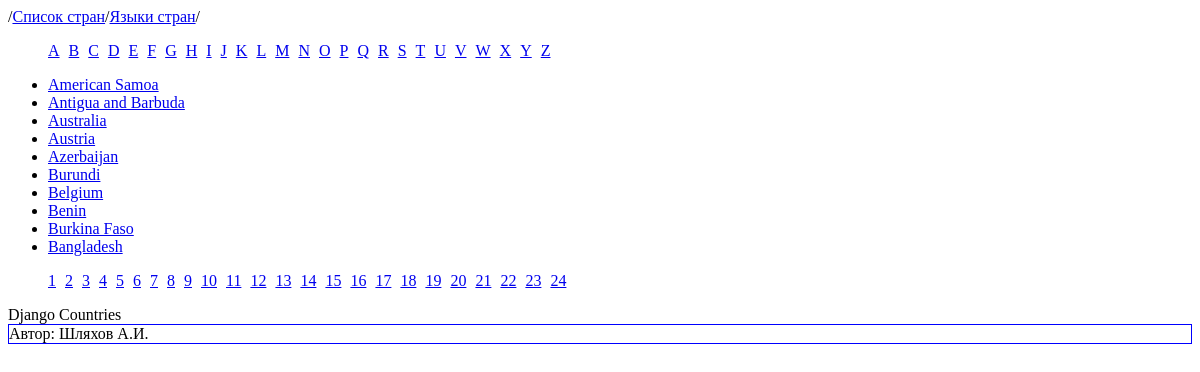
The app's page /countries-list/?page=2 with its own data.
### MainApp/models.py (models this page shows)
class Country(models.Model):
    country = models.CharField(max_length=100)
    languages = models.CharField(max_length=200)

### MainApp/views.py (the view)
# urls.py: path('countries-list/', views.countries_list_page, name='countries-list'),
def countries_list_page(request):
    countries = [country.country for country in Country.objects.all()]
    paginator = Paginator(countries, 10)
    page_number = request.GET.get('page')
    page_obj = paginator.get_page(page_number)
    context = {
        "countries": countries,
        "alfabet": ascii_uppercase,
        'page_obj': page_obj,
    }
    return render(request, "countries_list_page.html", context)

### templates/countries_list_page.html (shortened to what this page needs)
{% extends "base_countries_page.html" %}

### templates/base_countries_page.html (shortened to what this page needs)
<!DOCTYPE html>
<html lang="en">
<head>
</head>
<body>
<nav class="menu">
    /<a href="{% url 'countries-list' %}">Список стран</a>/<a href="{% url 'languages-list' %}">Языки стран</a>/
</nav>
<ul class="alfabet">
{% for char in alfabet %}
    <li><a href="/countries-list/alfabet/countries-that-start-with-{{ char }}">{{ char }}</a></li>
{% endfor %}
</ul>
<ul>
{% for country in page_obj %}
    <li><a href="/countries-list/{{ country }}">{{ country }}</a></li>
{% endfor %}
</ul>
<nav>
    <ul class="paginator">
        {% if page_obj.paginator.page_range|length > 1 %}
            {% for p in page_obj.paginator.page_range %}
            <li>
                <a href="?page={{ p }}">{{ p }}</a>
            </li>
            {% endfor %}
        {% endif %}
    </ul>
</nav>
<header>
    Django Countries
</header>
<footer>
    Автор: Шляхов А.И.
</footer>
</body>
</html>

### records on screen
Country: page_obj "American Samoa"
Country: page_obj "Antigua and Barbuda"
Country: page_obj "Australia"
Country: page_obj "Austria"
Country: page_obj "Azerbaijan"
Country: page_obj "Burundi"
Country: page_obj "Belgium"
Country: page_obj "Benin"
Country: page_obj "Burkina Faso"
Country: page_obj "Bangladesh"

### other values on screen
{{ char }} "A" "B" "C" "D" "E" "F" "G" "H" "I" "J" "K" "L" "M" "N" "O" "P" "Q" "R" "S" "T" "U" "V" "W" "X" "Y" "Z"
{{ p }} "1" "2" "3" "4" "5" "6" "7" "8" "9" "10" "11" "12" "13" "14" "15" "16" "17" "18" "19" "20" "21" "22" "23" "24"
